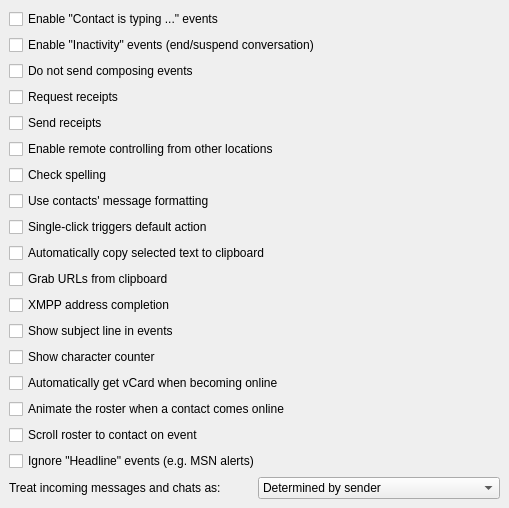
<ui version="4.0" >
 <class>OptAdvanced</class>
 <widget class="QWidget" name="OptAdvanced" >
  <property name="geometry" >
   <rect>
    <x>0</x>
    <y>0</y>
    <width>509</width>
    <height>429</height>
   </rect>
  </property>
  <property name="windowTitle" >
   <string>OptAdvancedUI</string>
  </property>
  <layout class="QVBoxLayout" >
   <property name="margin" >
    <number>9</number>
   </property>
   <property name="spacing" >
    <number>6</number>
   </property>
   <item>
    <widget class="QCheckBox" name="ck_messageevents" >
     <property name="text" >
      <string>Enable "Contact is typing ..." events</string>
     </property>
    </widget>
   </item>
   <item>
    <widget class="QCheckBox" name="ck_inactiveevents" >
     <property name="text" >
      <string>Enable "Inactivity" events (end/suspend conversation)</string>
     </property>
    </widget>
   </item>
   <item>
    <widget class="QCheckBox" name="ck_sendComposingEvents">
     <property name="whatsThis">
      <string>Disables the sending of message events such as &quot;Contact is Typing...&quot;</string>
     </property>
     <property name="text">
      <string>Do not send composing events</string>
     </property>
    </widget>
   </item>
   <item>
    <widget class="QCheckBox" name="ck_requestReceipts" >
     <property name="text" >
      <string>Request receipts</string>
     </property>
    </widget>
   </item>
   <item>
    <widget class="QCheckBox" name="ck_sendReceipts" >
     <property name="text" >
      <string>Send receipts</string>
     </property>
    </widget>
   </item>
   <item>
    <widget class="QCheckBox" name="ck_rc" >
     <property name="text" >
      <string>Enable remote controlling from other locations</string>
     </property>
    </widget>
   </item>
   <item>
    <widget class="QCheckBox" name="ck_spell" >
     <property name="text" >
      <string>Check spelling</string>
     </property>
    </widget>
   </item>
   <item>
    <widget class="QCheckBox" name="ck_contactsMessageFormatting" >
     <property name="text" >
      <string>Use contacts' message formatting</string>
     </property>
    </widget>
   </item>
   <item>
    <widget class="QCheckBox" name="ck_singleclick" >
     <property name="text" >
      <string>Single-click triggers default action</string>
     </property>
    </widget>
   </item>
   <item>
    <widget class="QCheckBox" name="ck_autocopy" >
     <property name="text" >
      <string>Automatically copy selected text to clipboard</string>
     </property>
    </widget>
   </item>
   <item>
    <widget class="QCheckBox" name="ck_grabUrls" >
     <property name="text" >
      <string>Grab URLs from clipboard</string>
     </property>
    </widget>
   </item>
   <item>
    <widget class="QCheckBox" name="ck_jidComplete" >
     <property name="text" >
      <string>XMPP address completion</string>
     </property>
    </widget>
   </item>
   <item>
    <widget class="QCheckBox" name="ck_showSubjects" >
     <property name="text" >
      <string>Show subject line in events</string>
     </property>
    </widget>
   </item>
   <item>
    <widget class="QCheckBox" name="ck_showCounter" >
     <property name="text" >
      <string>Show character counter</string>
     </property>
    </widget>
   </item>
   <item>
    <widget class="QCheckBox" name="ck_autoVCardOnLogin" >
     <property name="text" >
      <string>Automatically get vCard when becoming online</string>
     </property>
    </widget>
   </item>
   <item>
    <widget class="QCheckBox" name="ck_rosterAnim" >
     <property name="text" >
      <string>Animate the roster when a contact comes online</string>
     </property>
    </widget>
   </item>
   <item>
    <widget class="QCheckBox" name="ck_scrollTo" >
     <property name="text" >
      <string>Scroll roster to contact on event</string>
     </property>
    </widget>
   </item>
   <item>
    <widget class="QCheckBox" name="ck_ignoreHeadline" >
     <property name="text" >
      <string>Ignore "Headline" events (e.g. MSN alerts)</string>
     </property>
    </widget>
   </item>
   <item>
    <layout class="QHBoxLayout" >
     <property name="margin" >
      <number>0</number>
     </property>
     <property name="spacing" >
      <number>6</number>
     </property>
     <item>
      <widget class="QLabel" name="TextLabel2" >
       <property name="text" >
        <string>Treat incoming messages and chats as:</string>
       </property>
      </widget>
     </item>
     <item>
      <widget class="QComboBox" name="cb_incomingAs" >
       <item>
        <property name="text" >
         <string>Determined by sender</string>
        </property>
       </item>
       <item>
        <property name="text" >
         <string>Messages</string>
        </property>
       </item>
       <item>
        <property name="text" >
         <string>Chats</string>
        </property>
       </item>
       <item>
        <property name="text" >
         <string>Messages (Chats if Chatting)</string>
        </property>
       </item>
      </widget>
     </item>
    </layout>
   </item>
  </layout>
 </widget>
 <layoutdefault spacing="6" margin="11" />
 <resources/>
 <connections/>
</ui>
